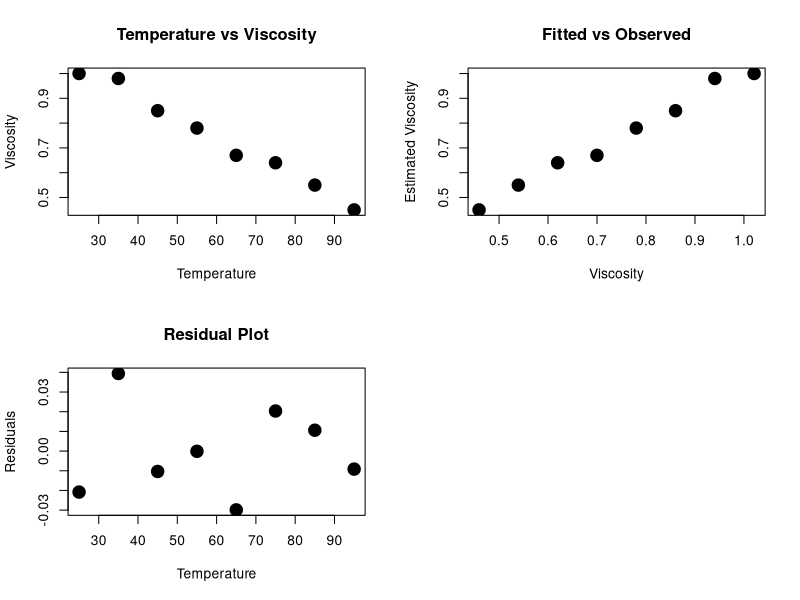
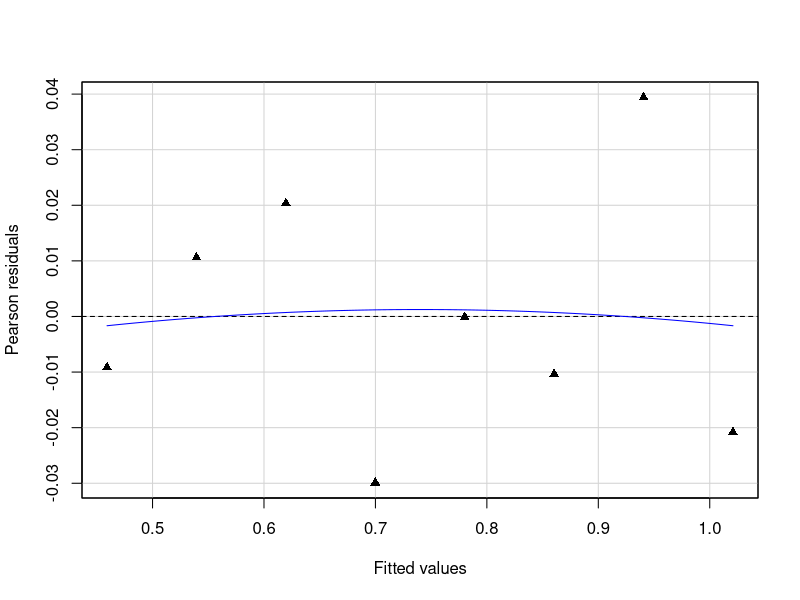
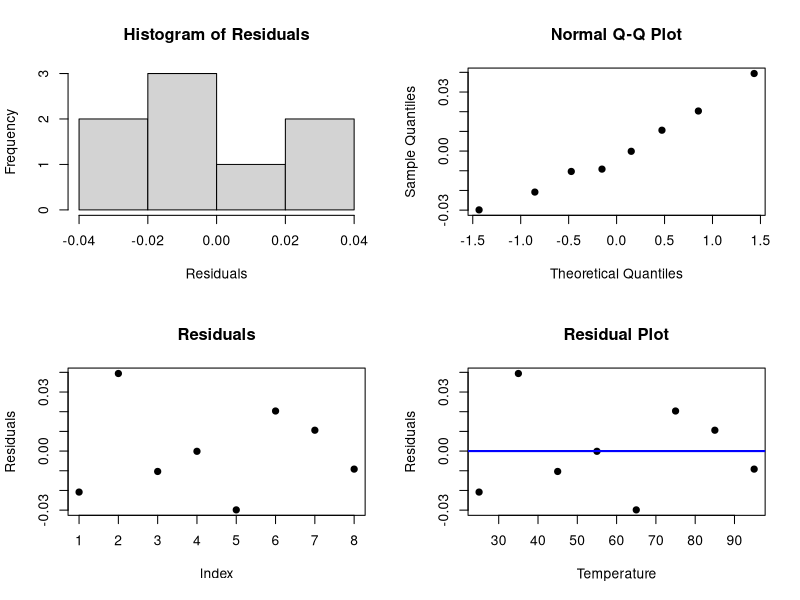
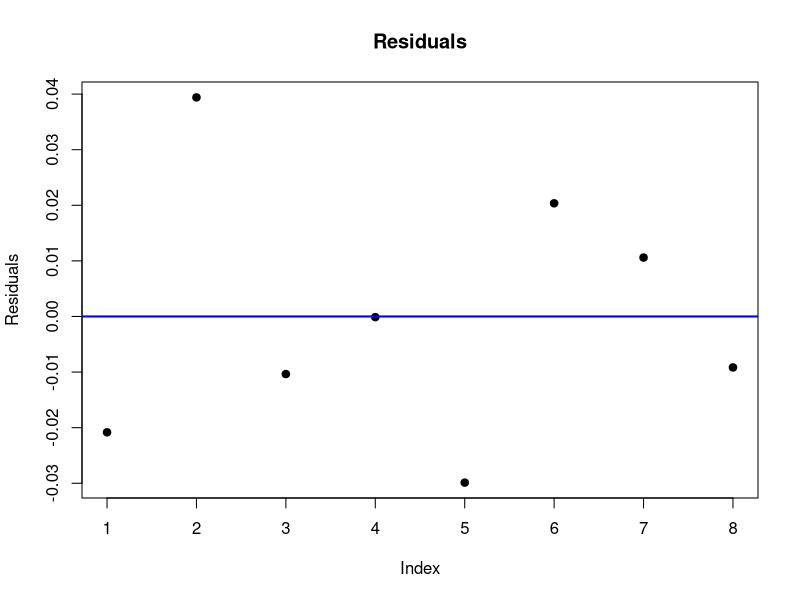

Source code (R) for these figures, in order:
###Data from class
##SLR R-code
##X: temp in F and Y: viscosity in centipoise
X <- c(25,35,45,55,65,75,85,95)
Y <- c(1,0.98,0.85,0.78,0.67,0.64,0.55,0.45)

##regression model: Y regressed on X
fit <- lm(Y~X)
summary(fit)

par(mfrow=c(2,2))
##plot
plot(X,Y,ylab="Viscosity",xlab="Temperature",pch=19,cex=2,main="Temperature vs Viscosity")
plot(fit$fitted.values,Y,ylab="Estimated Viscosity",xlab="Viscosity",pch=19,cex=2,main="Fitted vs Observed")
##Residual Plot
plot(X,fit$residuals,pch=19,cex=2,xlab="Temperature",ylab="Residuals",main="Residual Plot")
dev.off()
install.packages("car")
library(car)
Tukey.test <- residualPlot(fit,pch=17)
Tukey.test

###Assumptions on Error
#histogram
par(mfrow=c(2,2))
hist(fit$residuals,main="Histogram of Residuals",xlab = "Residuals")
qqnorm(fit$residuals,pch=19)
plot(fit$residuals,pch=19,ylab="Residuals",main="Residuals")
##Residual Plot
plot(X,fit$residuals,pch=19,xlab="Temperature",ylab="Residuals",main="Residual Plot")
abline(h=mean(fit$residuals),col="blue",lwd=2)
dev.off()
#BP test
install.packages("lmtest")
library(lmtest)
bptest(fit) 
#index plot of residuals
plot(fit$residuals,pch=19,ylab="Residuals",main="Residuals")
abline(h=mean(fit$residuals),lwd=2,col="blue")
